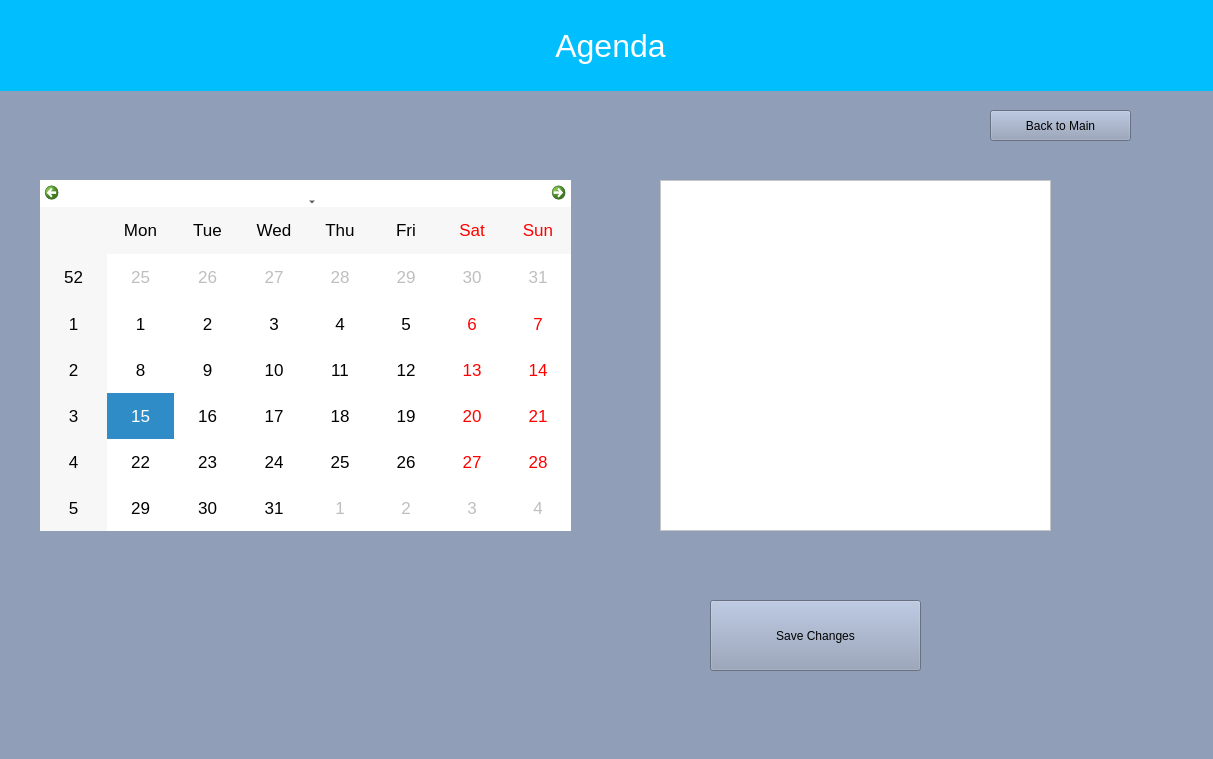
<?xml version="1.0" encoding="UTF-8"?>
<ui version="4.0">
 <class>Calendar</class>
 <widget class="QWidget" name="Calendar">
  <property name="geometry">
   <rect>
    <x>0</x>
    <y>0</y>
    <width>1213</width>
    <height>759</height>
   </rect>
  </property>
  <property name="windowTitle">
   <string>Form</string>
  </property>
  <property name="styleSheet">
   <string notr="true">background-color:rgb(144, 158, 184);</string>
  </property>
  <widget class="QCalendarWidget" name="calendarWidget">
   <property name="geometry">
    <rect>
     <x>40</x>
     <y>180</y>
     <width>531</width>
     <height>351</height>
    </rect>
   </property>
   <property name="styleSheet">
    <string notr="true">background:white;
font: 13pt;</string>
   </property>
  </widget>
  <widget class="QListWidget" name="listWidget">
   <property name="geometry">
    <rect>
     <x>660</x>
     <y>180</y>
     <width>391</width>
     <height>351</height>
    </rect>
   </property>
   <property name="styleSheet">
    <string notr="true">background:white</string>
   </property>
  </widget>
  <widget class="QPushButton" name="BtnBack">
   <property name="geometry">
    <rect>
     <x>990</x>
     <y>110</y>
     <width>141</width>
     <height>31</height>
    </rect>
   </property>
   <property name="text">
    <string>Back to Main</string>
   </property>
  </widget>
  <widget class="QLabel" name="label">
   <property name="geometry">
    <rect>
     <x>-10</x>
     <y>0</y>
     <width>1241</width>
     <height>91</height>
    </rect>
   </property>
   <property name="styleSheet">
    <string notr="true">
color:white;
font-size: 32px;
background: #01BFFF;
</string>
   </property>
   <property name="text">
    <string>Agenda</string>
   </property>
   <property name="alignment">
    <set>Qt::AlignCenter</set>
   </property>
  </widget>
  <widget class="QLabel" name="lblFeedback">
   <property name="geometry">
    <rect>
     <x>40</x>
     <y>640</y>
     <width>621</width>
     <height>71</height>
    </rect>
   </property>
   <property name="styleSheet">
    <string notr="true">Color: green;
font:12pt;</string>
   </property>
   <property name="text">
    <string/>
   </property>
  </widget>
  <widget class="QPushButton" name="pushButton">
   <property name="geometry">
    <rect>
     <x>710</x>
     <y>600</y>
     <width>211</width>
     <height>71</height>
    </rect>
   </property>
   <property name="text">
    <string>Save Changes</string>
   </property>
  </widget>
 </widget>
 <resources/>
 <connections/>
</ui>
